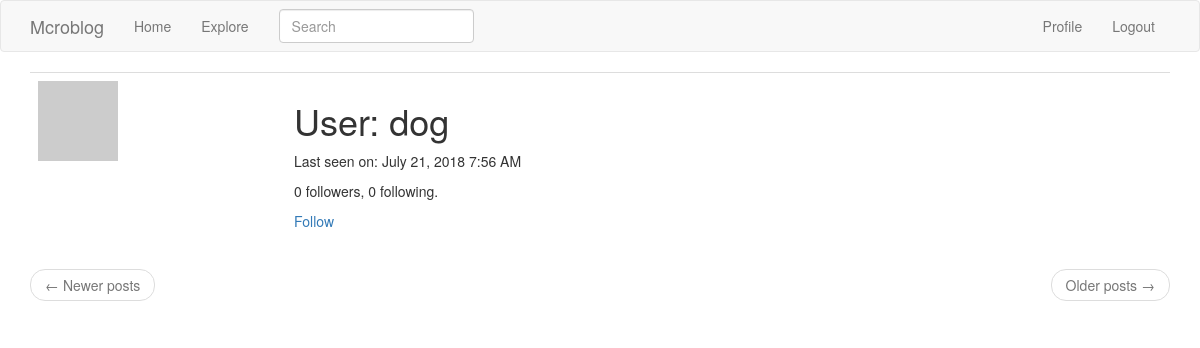
The app's page /user/dog (signed in), older data.
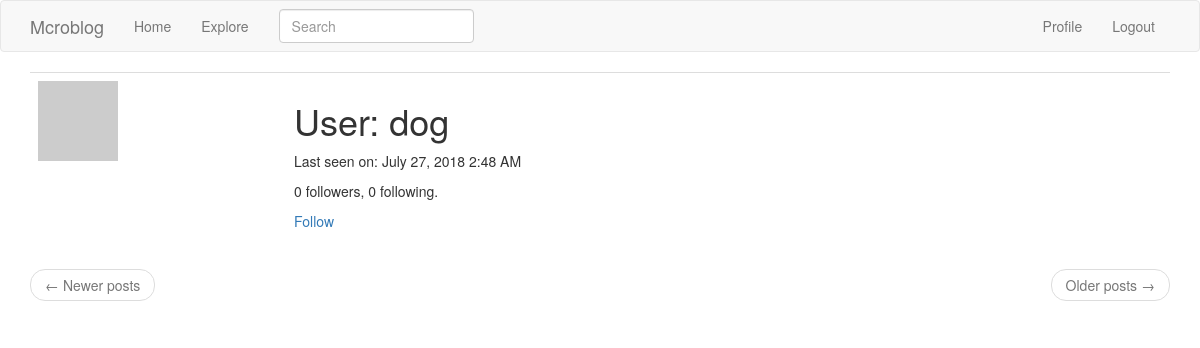
The same page, newer data.
### app/models.py (models this page shows, shortened)
class User(UserMixin, db.Model):
    id = db.Column(db.Integer, primary_key=True)
    username = db.Column(db.String(64), index=True, unique=True)
    email = db.Column(db.String(120), index=True, unique=True)
    password_hash = db.Column(db.String(128))
    posts = db.relationship('Post', backref='author', lazy='dynamic')
    about_me = db.Column(db.String(140))
    last_seen = db.Column(db.DateTime, default=datetime.utcnow)
    followed = db.relationship(
        'User', secondary=followers,
        primaryjoin=(followers.c.follower_id == id),
        secondaryjoin=(followers.c.followed_id == id),
        backref=db.backref('followers', lazy='dynamic'),
        lazy='dynamic'
    )
    def is_following(self, user):
        return self.followed.filter(
            followers.c.followed_id == user.id).count() > 0
    def avatar(self, size):
        digest = md5(self.email.lower().encode('utf-8')).hexdigest()
        return 'https://www.gravatar.com/avatar/{}?d=identicon&s={}'.format(digest, size)

### app/main/routes.py (the view)
@bp.route('/user/<username>')
@login_required
def user(username):
    user = User.query.filter_by(username=username).first_or_404()
    page = request.args.get('page', 1, type=int)
    posts = user.posts.order_by(Post.timestamp.desc()).paginate(
        page, current_app.config['POSTS_PER_PAGE'], False)
    next_url = url_for('main.user', username=user.username,
                       page=posts.next_num) if posts.has_next else None
    prev_url = url_for('main.user', username=user.username,
                       page=posts.prev_num) if posts.has_prev else None
    return render_template('user.html', user=user, posts=posts.items,
                           next_url=next_url, prev_url=prev_url)

### app/main/forms.py
class SearchForm(FlaskForm):
    q = StringField(_l('Search'), validators=[DataRequired()])
    def __init__(self, *args, **kwargs):
        if 'formdata' not in kwargs:
            kwargs['formdata'] = request.args
        if 'csrf_enabled' not in kwargs:
            kwargs['csrf_enabled'] = False
        super(SearchForm, self).__init__(*args, **kwargs)

### app/main/routes.py (called while the page is built)
@bp.before_app_request
def before_request():
    if current_user.is_authenticated:
        current_user.last_seen = datetime.utcnow()
        db.session.commit()
        g.search_form = SearchForm()
    g.locale = str(get_locale())

### app/models.py (called while the page is built)
@login.user_loader
def load_user(id):
    return User.query.get(int(id))

    @classmethod
    def before_commit(cls, session):
        session._changes = {
            'add': list(session.new),
            'update': list(session.dirty),
            'delete': list(session.deleted)
        }

    @classmethod
    def after_commit(cls, session):
        for obj in session._changes['add']:
            if isinstance(obj, SearchableMixin):
                add_to_index(obj.__tablename__, obj)
        for obj in session._changes['update']:
            if isinstance(obj, SearchableMixin):
                add_to_index(obj.__tablename__, obj)
        for obj in session._changes['delete']:
            if isinstance(obj, SearchableMixin):
                remove_from_index(obj.__tablename__, obj)
        session._changes = None

### app/templates/user.html (shortened to what this page needs)
{% extends "base.html" %}
{% block app_content %}
    <table class="table table-hover">
        <tr>
            <td width="256px"><img src="{{ user.avatar(256) }}"></td>
            <td>
                <h1>User: {{ user.username }}</h1>
                {% if user.last_seen %}<p>Last seen on: {{ moment(user.last_seen).format('LLL') }}</p>{% endif %}
                <p>{{ user.followers.count() }} followers, {{ user.followed.count() }} following.</p>
                {% if user == current_user %}
                    <p><a href="{{ url_for('main.edit_profile') }}">Edit your profile</a></p>
                {% elif not current_user.is_following(user) %}
                    <p><a href="{{ url_for('main.follow', username=user.username) }}">Follow</a></p>
                {% else %}
                    <p><a href="{{ url_for('main.unfollow', username=user.username) }}">Unfollow</a></p>
                {% endif %}
            </td>
        </tr>
    </table>
    <nav aria-label="...">
        <ul class="pager">
            <li class="previous{% if not prev_url %} disabled{% endif %}">
                <a href="{{ prev_url or '#' }}">
                    <span aria-hidden="true">&larr;</span> Newer posts
                </a>
            </li>
            <li class="next{% if not next_url %} disabled{% endif %}">
                <a href="{{ next_url or '#' }}">
                    Older posts <span aria-hidden="true">&rarr;</span>
                </a>
            </li>
        </ul>
    </nav>
{% endblock %}

### app/templates/base.html (shortened to what this page needs)
{% extends 'bootstrap/base.html' %}
{% block navbar %}
    <nav class="navbar navbar-default">
        <div class="container">
            <div class="navbar-header">
                <a class="navbar-brand" href="{{ url_for('main.index') }}">Mcroblog</a>
            </div>
            <div class="collapse navbar-collapse" id="bs-example-navbar-collapse-1">
                <ul class="nav navbar-nav">
                    <li><a href="{{ url_for('main.index') }}">Home</a></li>
                    <li><a href="{{ url_for('main.explore') }}">Explore</a></li>
                </ul>
                <ul class="nav navbar-nav navbar-right">
                    {% if current_user.is_anonymous %}
                        <li><a href="{{ url_for('auth.login') }}">Login</a></li>
                    {% else %}
                        <li><a href="{{ url_for('main.user', username=current_user.username) }}">Profile</a></li>
                        <li><a href="{{ url_for('auth.logout') }}">Logout</a></li>
                    {% endif %}
                </ul>
                {% if g.search_form %}
                    <form class="navbar-form navbar-left" method="get" action="{{ url_for('main.search') }}">
                        <div class="form-group">
                            {{ g.search_form.q(size=20, class='form-control', placeholder=g.search_form.q.label.text) }}
                        </div>
                    </form>
                {% endif %}
            </div>
        </div>
    </nav>
{% endblock %}
{% block content %}
    <div class="container">
        {% block app_content %}{% endblock %}
    </div>
{% endblock %}

Row changes from the older to the newer data that the page shows:
changed User "dog": last_seen "July 21, 2018 7:56 AM" → "July 27, 2018 2:48 AM"
